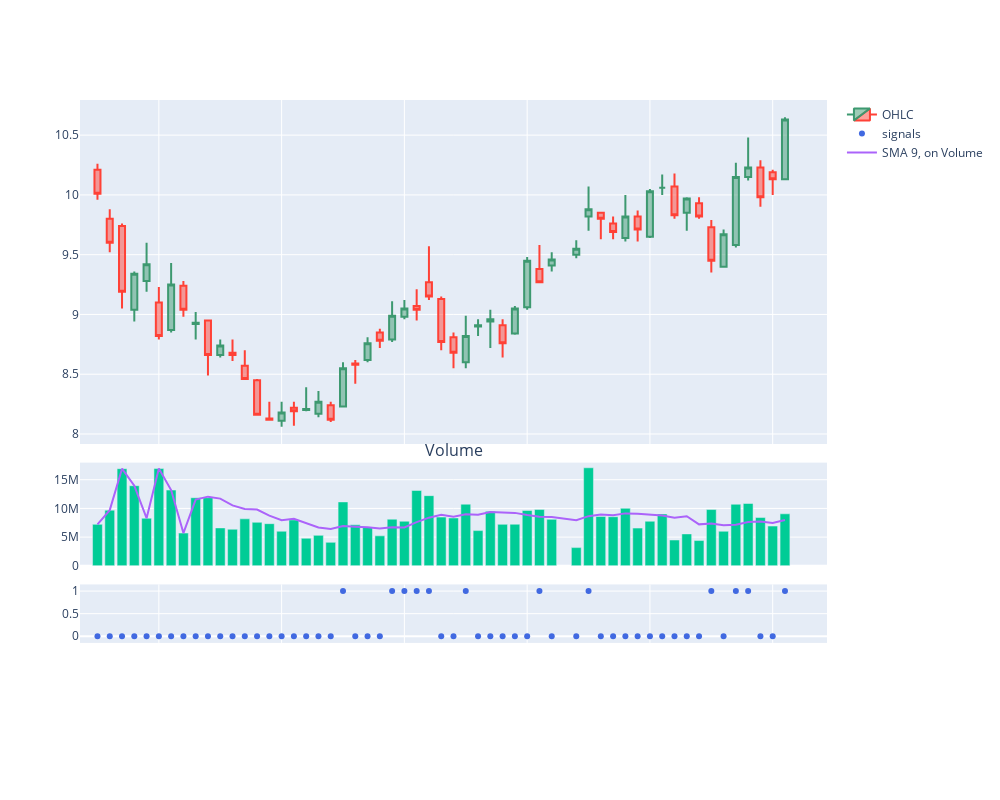

This figure's notebook cell:
### Markdown cell above
## Volume SMA

### Code cell
period = 9
indicator =  "SMA"
ema_crossover = Crossover(period, indicator = indicator, on = "Volume", invert = False, eps = 0.1)
ema_crossover.plot_signals(data, signal_type = 'con')
